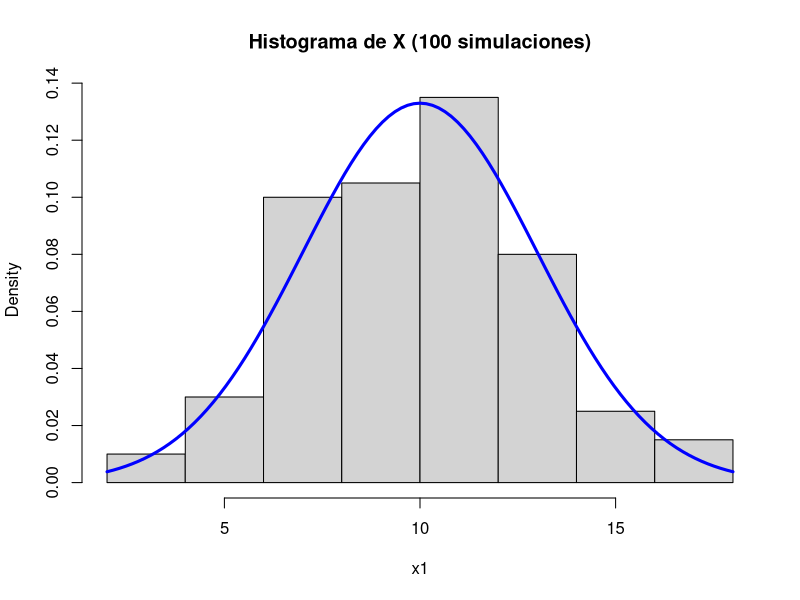
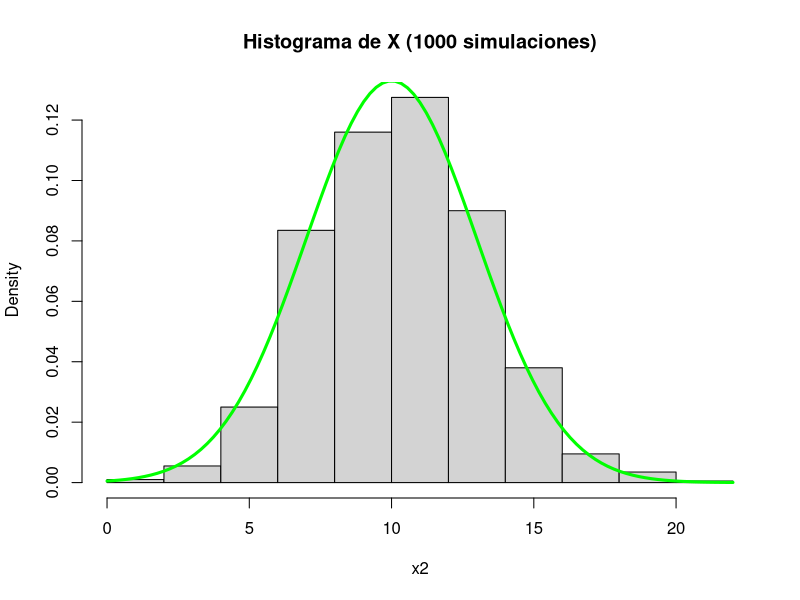
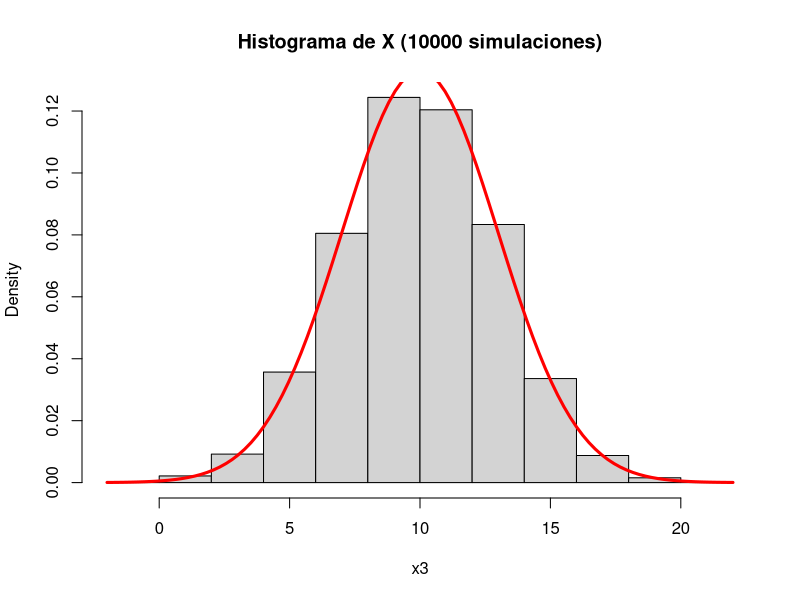
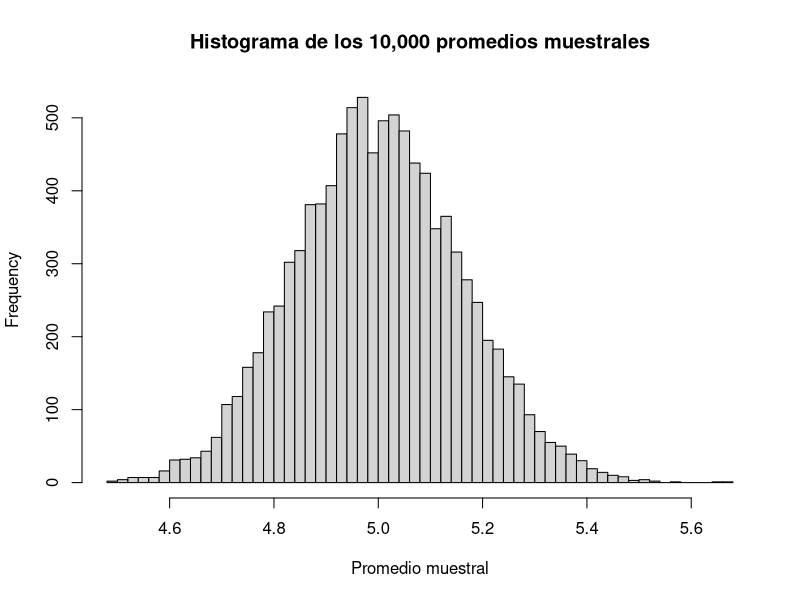
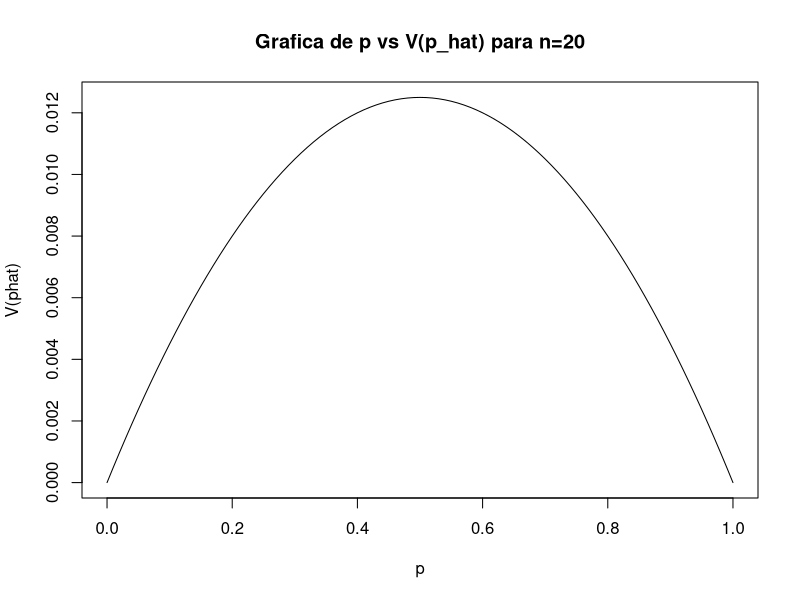
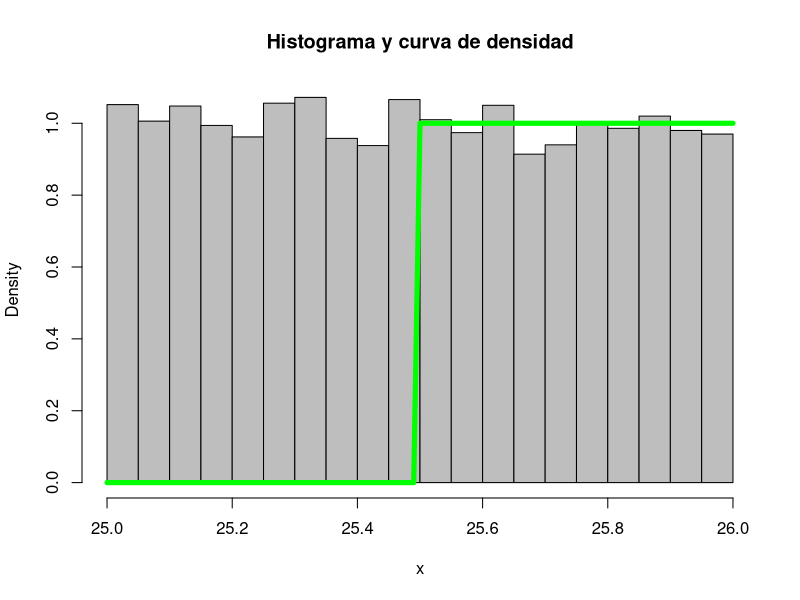
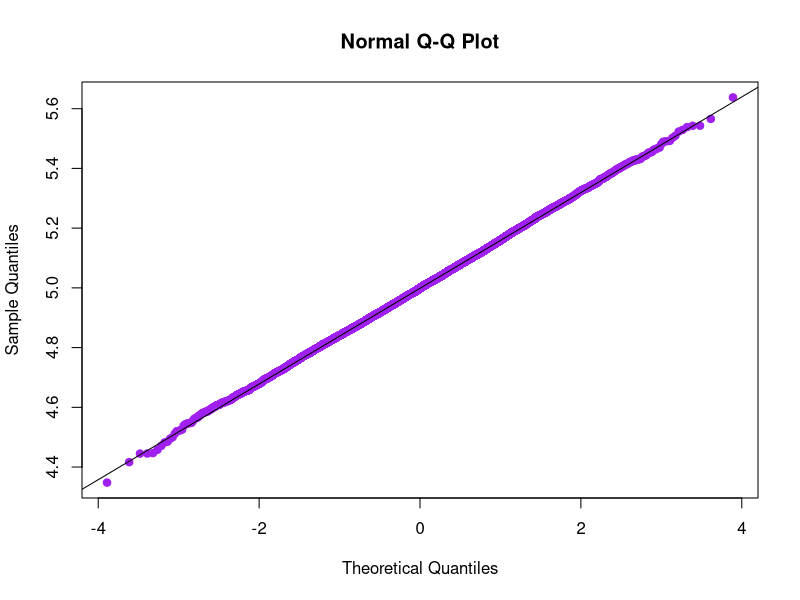

Write R code to recreate these figures, in order.
## ---- chunk 1
knitr::opts_chunk$set(echo = TRUE)
## ---- chunk 2
mu = 10
sigma = sqrt(9)

x1 <- rnorm(100, mean = mu, sd = sigma)
hist(x1, prob = TRUE, main = "Histograma de X (100 simulaciones)")
curve(dnorm(x, mean = mu, sd = sigma), add = TRUE, col = "blue", lwd = 3)
## ---- chunk 3
mu = 10
sigma = sqrt(9)

x2 <- rnorm(1000, mean = mu, sd = sigma)
hist(x2, prob = TRUE, main = "Histograma de X (1000 simulaciones)")
curve(dnorm(x, mean = mu, sd = sigma), add = TRUE, col = "green", lwd = 3)
## ---- chunk 4
mu = 10
sigma = sqrt(9)

x3 <- rnorm(10000, mean = mu, sd = sigma)
hist(x3, prob = TRUE, main = "Histograma de X (10000 simulaciones)")
curve(dnorm(x, mean = mu, sd = sigma), add = TRUE, col = "red", lwd = 3)
## ---- chunk 5

x = 122
mu = 120
var = 100
n = 25
desv = sqrt(var)/sqrt(n)

1-pnorm(x, mu, desv)

## ---- chunk 6
x = 122
var = 10

n <- ceiling((qt(0.05, df = Inf, lower.tail = T) ^2 * var^2)/(x - mu)^2)
n

## ---- chunk 7
lambda <- 1/5 # Definir lambda
n <- 1000 # Definir tamaño de muestra
num_sim <- 10000 # Definir número de simulaciones

# Simular 10,000 muestras aleatorias de la distribución exponencial
datos_sim <- matrix(rexp(n*num_sim, lambda), ncol = num_sim)

# Calcular el promedio de cada muestra aleatoria
media_muestra <- apply(datos_sim, 2, mean) 

# Construir histograma de los 10,000 promedios muestrales
hist(media_muestra, breaks = 50, xlab = "Promedio muestral", main = "Histograma de los 10,000 promedios muestrales")
## ---- chunk 8
n <- 20
p <- seq(0, 1, 0.01)
v <- p*(1-p)/n

plot(p, v, type = "l", xlab = "p", ylab = "V(phat)", main = "Grafica de p vs V(p_hat) para n=20")

maxIndex = which.max(v)
p[maxIndex]
## ---- chunk 9
n <- 20
p <- 0.5
n_sim <- 10000

# Simular 10,000 valores de X ~ Bin(20, 0.5)
x <- rbinom(n_sim, n, p)

# Calcular el estimador phat para cada valor de x
phat <- x/n

# Calcular el promedio y la varianza de los estimadores
mean_phat <- mean(phat)
var_phat <- var(phat)

# Imprimir los resultados
cat("Promedio de los estimadores:", mean_phat, "\n")
cat("Varianza de los estimadores:", var_phat)
## ---- chunk 10
n <- 100  # tamaño de la muestra
theta <- 5  # valor desconocido de theta
x <- runif(n, theta, theta + 1)  # simular la muestra

x_bar <- mean(x)  # calcular la media muestral
sesgo <- x_bar - theta  # calcular el sesgo

cat("Sesgo del estimador:", sesgo)
## ---- chunk 11
theta <- 25
x <- runif(10000, theta, theta+1)

# calcular la media muestral
xbar <- mean(x)

# graficar el histograma y la curva de densidad
hist(x, breaks = 30, probability = TRUE, col = "gray", main = "Histograma y curva de densidad")
curve(dunif(x, xbar, xbar+1), add = TRUE, col = "green", lwd = 5)
## ---- chunk 12
media = 8.6
desv = 2.87
n = 50
prob = 0.95
z_alpha = 1 - prob
## ---- chunk 13
media + (qnorm(1-(z_alpha/2))*(desv/sqrt(n)))
media - (qnorm(1-(z_alpha/2))*(desv/sqrt(n)))
## ---- chunk 14
lambda <- 1/5 # Definir lambda
n <- 1000 # Definir tamaño de muestra
num_sim <- 10000 # Definir número de simulaciones

# Simular 10,000 muestras aleatorias de la distribución exponencial
datos_sim <- matrix(rexp(n*num_sim, lambda), ncol = num_sim)

# Calcular el promedio de cada muestra aleatoria
media_muestra <- apply(datos_sim, 2, mean) 

qqnorm(media_muestra, pch=19, col="purple")
qqline(media_muestra)

## ---- chunk 15
#Para determinar la región de rechazo

alfa = 0.01
z1 = qnorm(alfa, lower.tail = F)
z1

#Estadistico

xbar= 160
n = 100
desv = 8.9
miu = 150
 
z = (xbar-miu)/(desv/sqrt(n))
z
## ---- chunk 16
n = 50
p_hat = 21 / n
p = 0.5
alpha <- 0.05
z_c = (p_hat - p)/sqrt((p_hat*(1-p_hat))/n)
z_alpha = qnorm(1-alpha)
z_c
z_alpha
